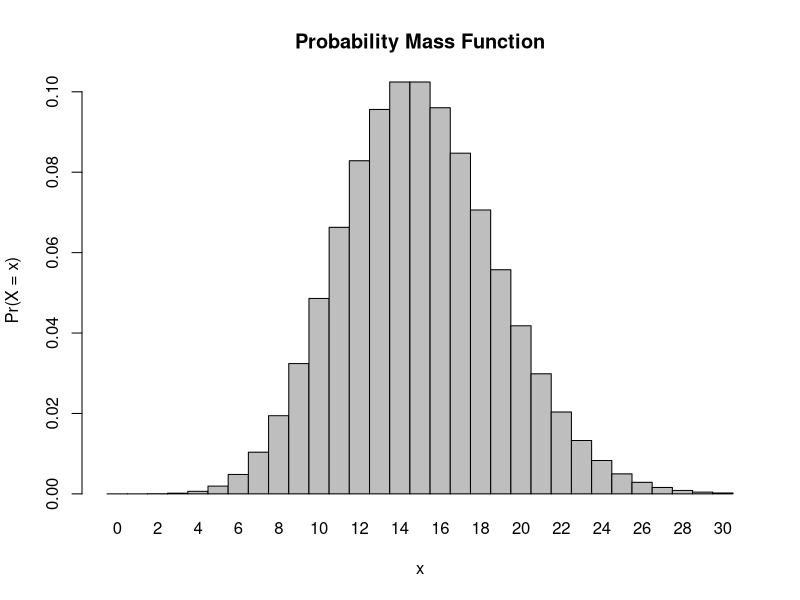
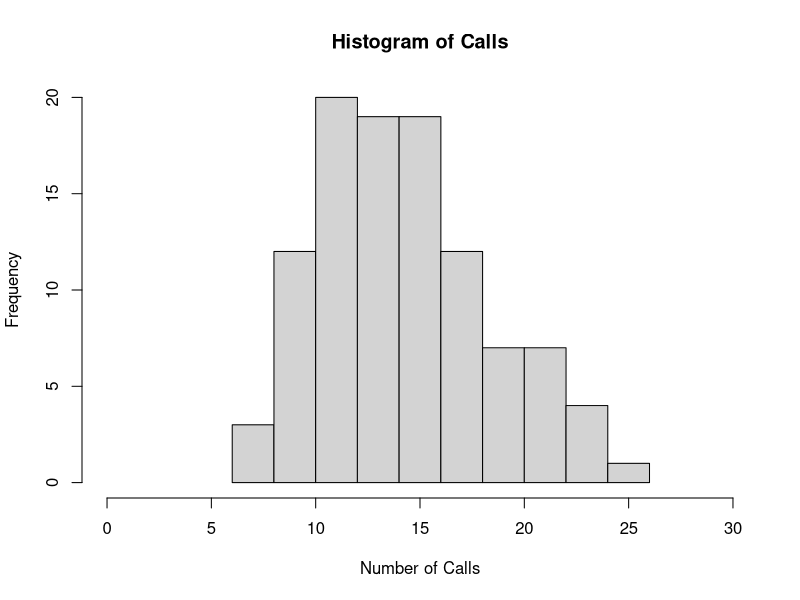

The R source for these figures, in order:
## ---- chunk 1
knitr::opts_chunk$set(echo = TRUE)
## ---- chunk 2
1-dpois(8,15)
## ---- chunk 3
dpois(0,15)
## ---- chunk 4
dpois(3,15)
## ---- chunk 5
x <- 0:30
l = 15
probset <- dpois(x = x, lambda = l)
barplot(probset, names.arg = x, space = 0, xlab = "x", ylab = "Pr(X = x)", main = "Probability Mass Function")
## ---- chunk 6
rpois(104, 15)
## ---- chunk 7
library(ggplot2)
x <- rpois(104, 15)  # simulate from a normal distribution with mean 5 and SD 8
hist(x,xlim=c(0,30),xlab = "Number of Calls", main = "Histogram of Calls")
